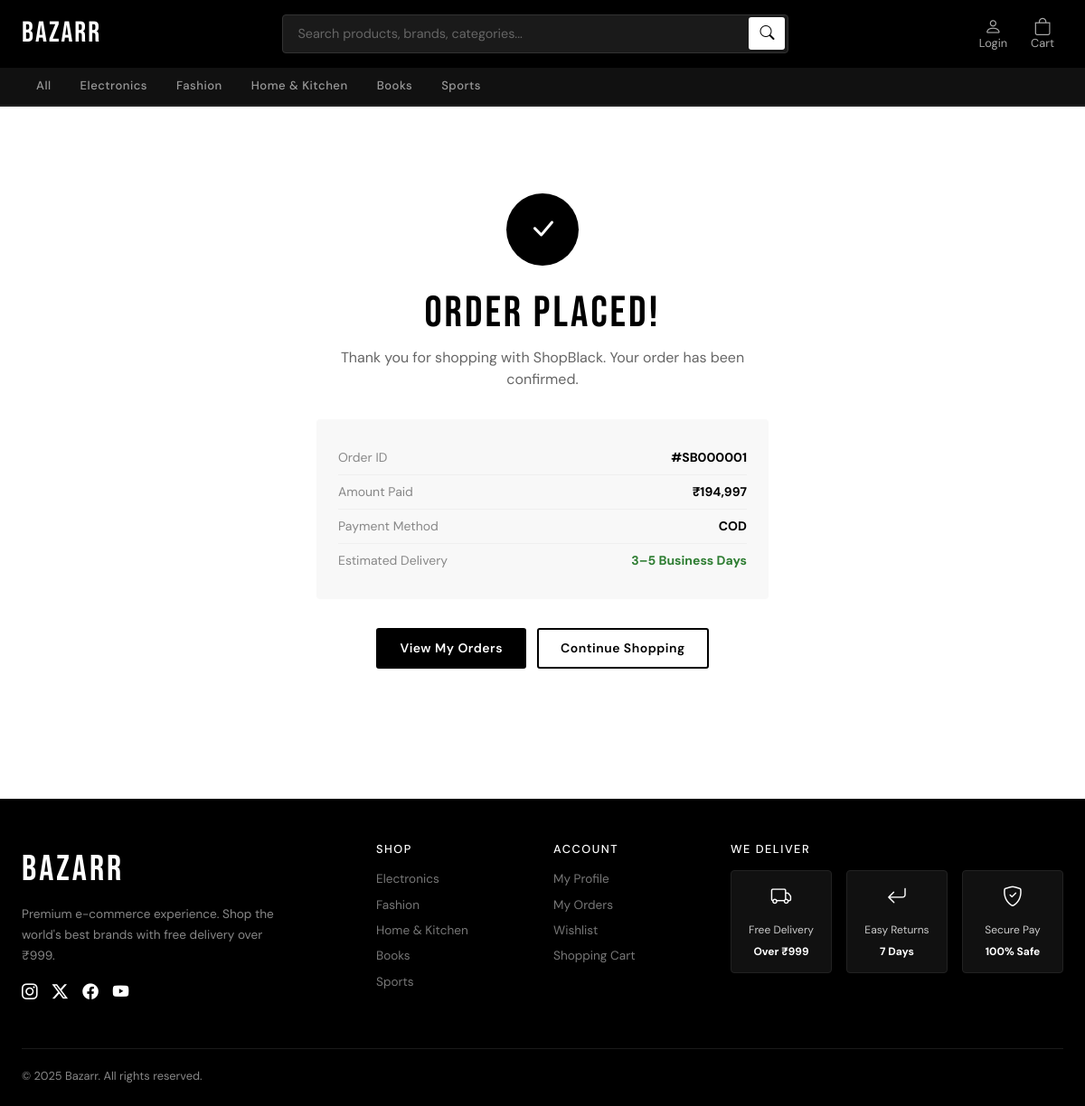
The page /order/success/1 on the database its author committed.
### tables this page shows
CREATE TABLE "order" (
	id INTEGER NOT NULL, 
	user_id INTEGER NOT NULL, 
	total_amount FLOAT NOT NULL, 
	status VARCHAR(50), 
	payment_method VARCHAR(50), 
	shipping_address TEXT, 
	created_at DATETIME, 
	PRIMARY KEY (id), 
	FOREIGN KEY(user_id) REFERENCES user (id)
);

### app.py (the view)
@app.route('/order/success/<int:order_id>')
def order_success(order_id):
    order = query('SELECT * FROM "order" WHERE id=?', (order_id,), one=True)
    return render_template('order_success.html', order=order)

### app.py (called while the page is built)
def get_db():
    if 'db' not in g:
        g.db = sqlite3.connect(DATABASE)
        g.db.row_factory = sqlite3.Row
    return g.db

def query(sql, args=(), one=False):
    cur = get_db().execute(sql, args)
    rv = cur.fetchall()
    return (rv[0] if rv else None) if one else rv

@app.context_processor
def inject_counts():
    cart_count = 0; wishlist_count = 0
    if session.get('user_id'):
        r = query("SELECT COUNT(*) as c FROM cart_item WHERE user_id=?", (session['user_id'],), one=True)
        cart_count = r['c'] if r else 0
        r2 = query("SELECT COUNT(*) as c FROM wishlist WHERE user_id=?", (session['user_id'],), one=True)
        wishlist_count = r2['c'] if r2 else 0
    return dict(cart_count=cart_count, wishlist_count=wishlist_count)

### templates/order_success.html (shortened to what this page needs)
{% extends 'base.html' %}
{% block content %}
<div class="page-content" style="text-align:center;padding-top:80px;padding-bottom:80px;">
  <div style="max-width:500px;margin:0 auto;">
    <div style="width:80px;height:80px;background:#000;border-radius:50%;display:flex;align-items:center;justify-content:center;margin:0 auto 24px;">
      <i class="bi bi-check-lg" style="font-size:2rem;color:#fff;"></i>
    </div>
    <h1 style="font-family:'Bebas Neue',sans-serif;font-size:3rem;letter-spacing:3px;margin-bottom:8px;">ORDER PLACED!</h1>
    <p style="color:#666;margin-bottom:32px;">Thank you for shopping with ShopBlack. Your order has been confirmed.</p>
    <div style="background:#f8f8f8;border-radius:4px;padding:24px;text-align:left;margin-bottom:32px;">
      <div style="display:flex;justify-content:space-between;padding:8px 0;border-bottom:1px solid #efefef;font-size:0.875rem;">
        <span style="color:#888;">Order ID</span>
        <strong>#SB{{ '%06d'|format(order['id']) }}</strong>
      </div>
      <div style="display:flex;justify-content:space-between;padding:8px 0;border-bottom:1px solid #efefef;font-size:0.875rem;">
        <span style="color:#888;">Amount Paid</span>
        <strong>₹{{ '{:,.0f}'.format(order['total_amount']) }}</strong>
      </div>
      <div style="display:flex;justify-content:space-between;padding:8px 0;border-bottom:1px solid #efefef;font-size:0.875rem;">
        <span style="color:#888;">Payment Method</span>
        <strong>{{ order['payment_method'] }}</strong>
      </div>
      <div style="display:flex;justify-content:space-between;padding:8px 0;font-size:0.875rem;">
        <span style="color:#888;">Estimated Delivery</span>
        <strong style="color:#2e7d32;">3–5 Business Days</strong>
      </div>
    </div>
    <div style="display:flex;gap:12px;justify-content:center;flex-wrap:wrap;">
      <a href="{{ url_for('orders') }}" class="btn-dark-fill">View My Orders</a>
      <a href="{{ url_for('products') }}" class="btn-light-outline">Continue Shopping</a>
    </div>
  </div>
</div>
{% endblock %}

### templates/base.html (style rules this page uses)
:root { --black: #000000; --white: #ffffff; --gray-100: #f5f5f5; --gray-200: #e8e8e8; --gray-300: #cccccc; --gray-400: #999999; --gray-500: #666666; --gray-800: #1a1a1a; --gray-900: #0d0d0d; --accent: #111111; }
* { box-sizing: border-box; }
body { font-family: 'DM Sans', sans-serif; background: var(--white); color: var(--black); margin: 0; }
.page-content { max-width: 1400px; margin: 0 auto; padding: 0 24px 48px; }
.btn-dark-fill { background: var(--black); color: var(--white); border: 2px solid var(--black); padding: 10px 24px; border-radius: 3px; font-weight: 600; font-size: 0.875rem; letter-spacing: 0.5px; cursor: pointer; transition: all 0.2s; text-decoration: none; display: inline-flex; align-items: center; gap: 8px; }
.btn-light-outline { background: transparent; color: var(--black); border: 2px solid var(--black); padding: 10px 24px; border-radius: 3px; font-weight: 600; font-size: 0.875rem; letter-spacing: 0.5px; cursor: pointer; transition: all 0.2s; text-decoration: none; display: inline-flex; align-items: center; gap: 8px; }

### rows shown on the page
order: id "000001", total_amount "194,997", payment_method "COD"
